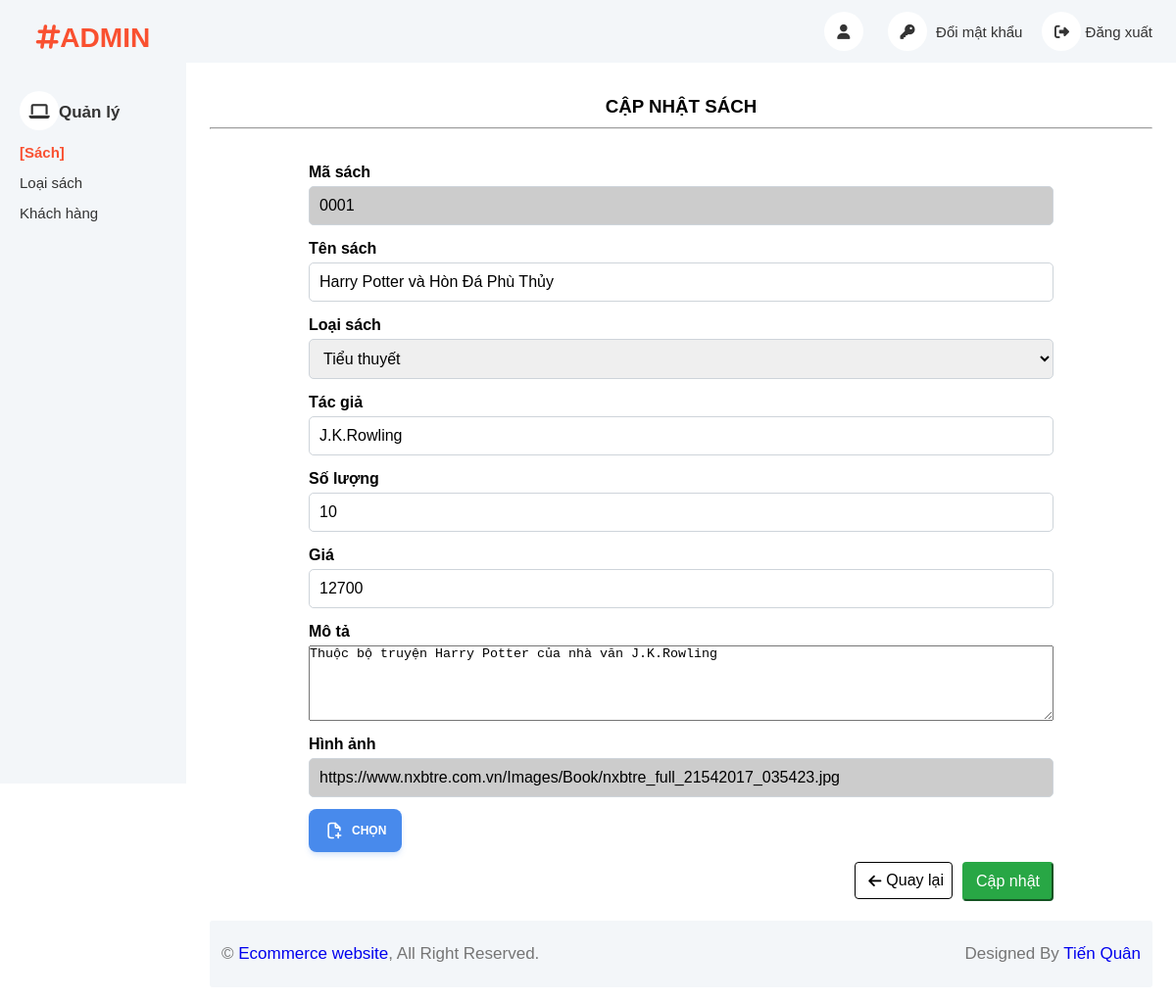
/html/admin/product/index.php?action=edit&productId=0001, run on an earlier commit of the app's database.
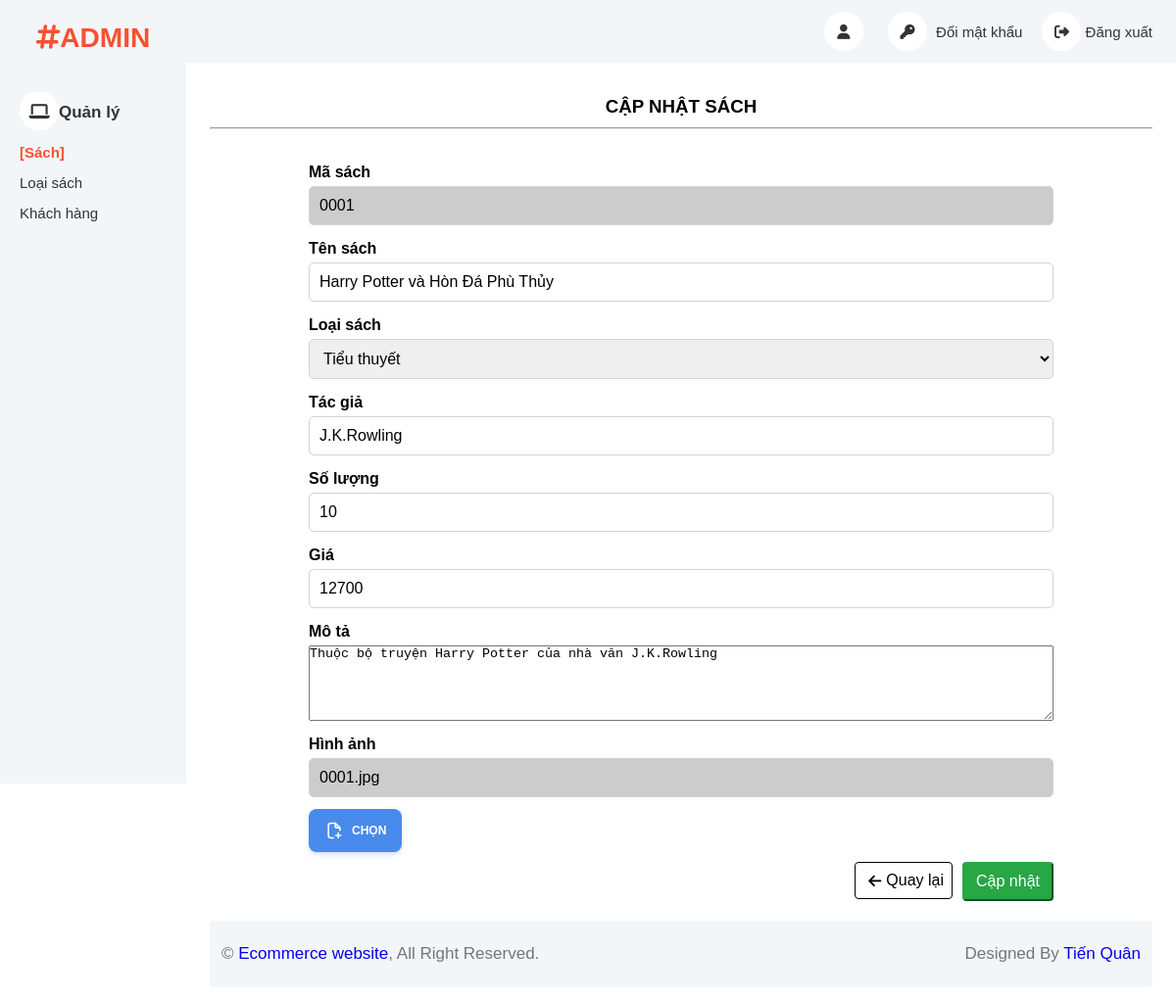
And on a later commit of the database.
### tables this page shows
CREATE TABLE `sach` (
  `maSach` varchar(4) NOT NULL,
  `tenSach` varchar(100),
  `maLS` varchar(4),
  `moTa` varchar(256),
  `giaTien` int(11),
  `soLuong` int(11),
  `tacGia` varchar(256),
  `hinhAnh` varchar(256)
);

### html/admin/product/index.php (called while the page is built, shortened)
<?php
    include_once '../../../components/layout_admin.php';
?>

### database/helper/query.php (called while the page is built, shortened)
<?php
  include_once "connect.php";
  function quick_query(string $sql) {
    global $conn;
    $result = mysqli_query($conn, $sql);
    return $result;
}
  function get_data_query(string $sql) {
    $result = quick_query($sql);
    $data = [];
    if (mysqli_num_rows($result) != 0) {
      while ($row = mysqli_fetch_array($result)) {
        $data[] = $row;
      }
    }
    return $data;
  }
?>

### database/helper/function.php (called while the page is built, shortened)
<?php
  function get_url_page(bool $justLink = true) {
    $protocol = (!empty($_SERVER['HTTPS']) && $_SERVER['HTTPS'] !== 'off' || $_SERVER['SERVER_PORT'] == 443) ? "https://" : "http://";
    $domainName = $_SERVER['HTTP_HOST'];
    $uri = $_SERVER['REQUEST_URI'];
    $fullUrl = $protocol . $domainName . $uri;
    return $fullUrl;
  }
  function save_or_to_index(bool $save) {
    if ($save) $_SESSION["index"] = get_url_page(false);
    else return $_SESSION["index"];
  }
?>

### html/admin/product/product_edit.php (the view, shortened to what this page needs)
<?php
	$id = $_GET['productId'];
	$sql = "SELECT s.*, l.tenLS FROM sach AS s JOIN loai_sach AS l ON s.maLS = l.maLS WHERE s.maSach = $id";
	$res = get_data_query($sql);
	$product = $res[0];
?>
<section class='display-content'>
	<h3>CẬP NHẬT SÁCH</h3>
	<hr>
	<form action="" method="post" class="form-container" enctype="multipart/form-data">
		<div>
			<label for="productId" class="form-label">Mã sách</label>
			<input type="text" readonly style="background-color: #ccc;" id="productId" name="productId" value="<?php echo $id; ?>" class="form-input">
		</div>
		<div>
			<label for="productName" class="form-label">Tên sách</label>
			<input required type="text" id="productName" name="productName" value="<?php echo $product['tenSach'] ?? "" ?>" class="form-input">
		</div>
		<div>
			<label for="category" class="form-label">Loại sách</label>
			<select name="category" id="category" class="form-select">
				<?php
					$sql_ls = "SELECT s.maLS, l.tenLS FROM sach AS s JOIN loai_sach AS l ON s.maLS = l.maLS group by s.maLS";
					$res_ls = get_data_query($sql_ls);
					foreach ($res_ls as $line) {
						$selected = ($line['maLS'] == $product['maLS']) ? 'selected' : '';
						echo "<option value='{$line['maLS']}' $selected> {$line['tenLS']} </option>";
					}
				?>
			</select>
		</div>
		<div>
			<label for="author" class="form-label">Tác giả</label>
			<input required type="text" name="author" id="author" value="<?php echo $product['tacGia'] ?? "" ?>" class="form-input">
		</div>
		<div>
			<label for="quantity" class="form-label">Số lượng</label>
			<input required type="number" id="quantity" name="quantity" value="<?php echo $product['soLuong'] ?? $quantity ?>" class="form-input">
		</div>
		<div>
			<label for="price" class="form-label">Giá</label>
			<input required type="number" id="price" min="0" name="price" value="<?php echo $product['giaTien'] ?>" class="form-input">
		</div>
		<div>
			<label for="description" class="form-label">Mô tả</label>
			<div class="editor-container">
				<textarea rows="5" name="productDes" id=""><?php echo $product['moTa'] ?? ""; ?></textarea>
			</div>
		</div>
		<div>
			<label for="productImg" class="form-label">Hình ảnh</label>
			<input type="text" name="productImg" value="<?php echo $product['hinhAnh'] ?>" id="productImg" class="form-input" readonly style='background-color: #ccc'>
			<div style="margin-top: 12px" >
				<button id='choose' type="button">
					Chọn
				</button>
			</div>
		</div>
		<div class="btn-group" style="margin-top: 10px">
			<div>
				<button type="button" onclick="window.location.href= '<?php echo save_or_to_index(false); ?>'" class="btn btn-back">
					<i class="fa-solid fa-arrow-left"></i>
					<span>Quay lại</span>
				</button>
			</div>
			<div class="col-md-offset-2 col-md-10">
				<input required type="submit" name="submit" value="Cập nhật" class="btn btn-success" />
			</div>
		</div>
	</form>
</section>

What changed in the data, as far as the page shows it:
changed sach "Harry Potter và Hòn Đá Phù Thủy": productImg "https://www.nxbtre.com.vn/Images/Book/nxbtre_full_21542017_035423.jpg" → "0001.jpg"
